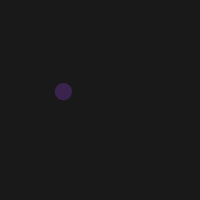
Frame 1 (no input)
Frame 60 (the mouse pressed at the canvas centre just before this capture): blank canvas, image omitted
Frame 120 (the mouse held since frame 60 and released just before this capture): blank canvas, image omitted

The Processing sketch that drew this single still picture (run headless with seeded random() and noise(); from frame 60 on, the mouse is pressed at the canvas centre):

// Processing sketch: day_6
// ── day_6.pde
float r;
float g;
float b;
float a;

float diam;
float x;
float y;

void setup(){ //runs more then once
  size (200,200); //size
  //background(255); // background
}

void draw(){ //over and over again
  r = random(255); // red
  g = random(255); //green
  b = random(255); //blue
  a = random(255); //geryscale
  diam = random(20); // diameter
  x = random(width); // x axis
  y = random(height); //y axis
  
  background(25);
  
  noStroke(); //no color?
  fill(r,g,b,a); // inside color
 ellipse(x,y,diam,diam); //circle
 
  //delay(0);
 
}
